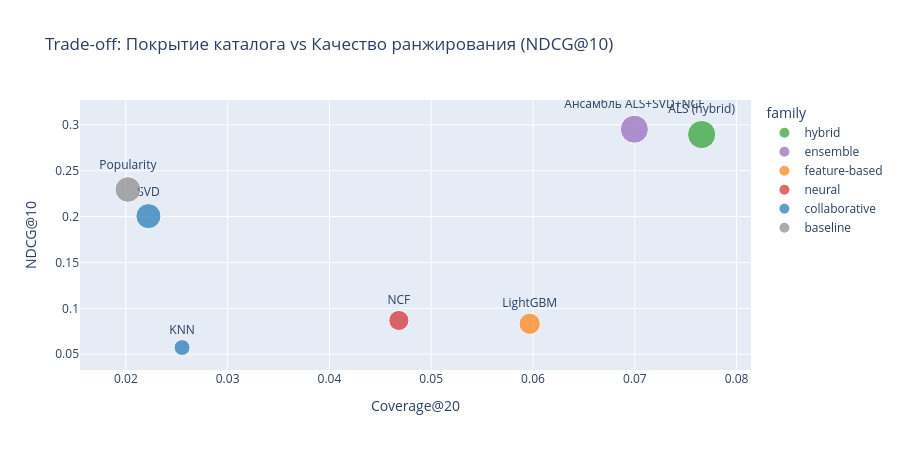

The cell this chart's notebook holds for it:
### Markdown cell above
## 8. Согласие моделей в рекомендациях

Полный инференс всех 5 моделей для одного пользователя (с загрузкой артефактов)
вынесен в Streamlit, где это доступно интерактивно.

Здесь ограничимся **table-уровневым анализом**: сравним Coverage@20 и HitRate@10 — 
они косвенно отражают разнообразие рекомендаций. Высокая Coverage означает,
что разные пользователи получают разные рекомендации.

### Code cell
# Быстрое сравнение по coverage и hit_rate
diversity_df = summary.dropna(subset=['coverage@20', 'hit_rate@10']).copy()
diversity_df = diversity_df.sort_values('coverage@20', ascending=False)

print("Сравнение разнообразия и релевантности:")
display(diversity_df[['model', 'family', 'coverage@20', 'hit_rate@10', 'ndcg@10']]
        .round(4))

# Scatter coverage vs ndcg
fig = px.scatter(
    diversity_df,
    x='coverage@20', y='ndcg@10',
    text='model', color='family',
    color_discrete_map=family_colors,
    size='hit_rate@10',
    title='Trade-off: Покрытие каталога vs Качество ранжирования (NDCG@10)',
    labels={'coverage@20': 'Coverage@20', 'ndcg@10': 'NDCG@10'},
)
fig.update_traces(textposition='top center')
fig.update_layout(height=450)
fig.show()

### Figure 1 — Plotly figure (JSON) as saved in the notebook; plotly's stock layout.template omitted (floating-point values rounded to 4 significant figures)
{"data": [{"hovertemplate": "family=hybrid<br>Coverage@20=%{x}<br>NDCG@10=%{y}<br>hit_rate@10=%{marker.size}<br>model=%{text}<extra></extra>", "legendgroup": "hybrid", "marker": {"color": "#2ca02c", "size": [0.7576], "sizemode": "area", "sizeref": 0.001894, "symbol": "circle"}, "mode": "markers+text", "name": "hybrid", "orientation": "v", "showlegend": true, "text": ["ALS (hybrid)"], "textposition": "top center", "type": "scatter", "x": [0.07657], "xaxis": "x", "y": [0.2895], "yaxis": "y"}, {"hovertemplate": "family=ensemble<br>Coverage@20=%{x}<br>NDCG@10=%{y}<br>hit_rate@10=%{marker.size}<br>model=%{text}<extra></extra>", "legendgroup": "ensemble", "marker": {"color": "#9467bd", "size": [0.7475], "sizemode": "area", "sizeref": 0.001894, "symbol": "circle"}, "mode": "markers+text", "name": "ensemble", "orientation": "v", "showlegend": true, "text": ["Ансамбль ALS+SVD+NCF"], "textposition": "top center", "type": "scatter", "x": [0.06996], "xaxis": "x", "y": [0.2952], "yaxis": "y"}, {"hovertemplate": "family=feature-based<br>Coverage@20=%{x}<br>NDCG@10=%{y}<br>hit_rate@10=%{marker.size}<br>model=%{text}<extra></extra>", "legendgroup": "feature-based", "marker": {"color": "#ff7f0e", "size": [0.4286], "sizemode": "area", "sizeref": 0.001894, "symbol": "circle"}, "mode": "markers+text", "name": "feature-based", "orientation": "v", "showlegend": true, "text": ["LightGBM"], "textposition": "top center", "type": "scatter", "x": [0.05968], "xaxis": "x", "y": [0.08315], "yaxis": "y"}, {"hovertemplate": "family=neural<br>Coverage@20=%{x}<br>NDCG@10=%{y}<br>hit_rate@10=%{marker.size}<br>model=%{text}<extra></extra>", "legendgroup": "neural", "marker": {"color": "#d62728", "size": [0.3838], "sizemode": "area", "sizeref": 0.001894, "symbol": "circle"}, "mode": "markers+text", "name": "neural", "orientation": "v", "showlegend": true, "text": ["NCF"], "textposition": "top center", "type": "scatter", "x": [0.04682], "xaxis": "x", "y": [0.08679], "yaxis": "y"}, {"hovertemplate": "family=collaborative<br>Coverage@20=%{x}<br>NDCG@10=%{y}<br>hit_rate@10=%{marker.size}<br>model=%{text}<extra></extra>", "legendgroup": "collaborative", "marker": {"color": "#1f77b4", "size": [0.2424, 0.596], "sizemode": "area", "sizeref": 0.001894, "symbol": "circle"}, "mode": "markers+text", "name": "collaborative", "orientation": "v", "showlegend": true, "text": ["KNN", "SVD"], "textposition": "top center", "type": "scatter", "x": [0.02552, 0.02222], "xaxis": "x", "y": [0.05725, 0.2005], "yaxis": "y"}, {"hovertemplate": "family=baseline<br>Coverage@20=%{x}<br>NDCG@10=%{y}<br>hit_rate@10=%{marker.size}<br>model=%{text}<extra></extra>", "legendgroup": "baseline", "marker": {"color": "#888888", "size": [0.6224], "sizemode": "area", "sizeref": 0.001894, "symbol": "circle"}, "mode": "markers+text", "name": "baseline", "orientation": "v", "showlegend": true, "text": ["Popularity"], "textposition": "top center", "type": "scatter", "x": [0.0202], "xaxis": "x", "y": [0.2295], "yaxis": "y"}], "layout": {"height": 450, "legend": {"itemsizing": "constant", "title": {"text": "family"}, "tracegroupgap": 0}, "title": {"text": "Trade-off: Покрытие каталога vs Качество ранжирования (NDCG@10)"}, "xaxis": {"anchor": "y", "domain": [0, 1], "title": {"text": "Coverage@20"}}, "yaxis": {"anchor": "x", "domain": [0, 1], "title": {"text": "NDCG@10"}}}}
